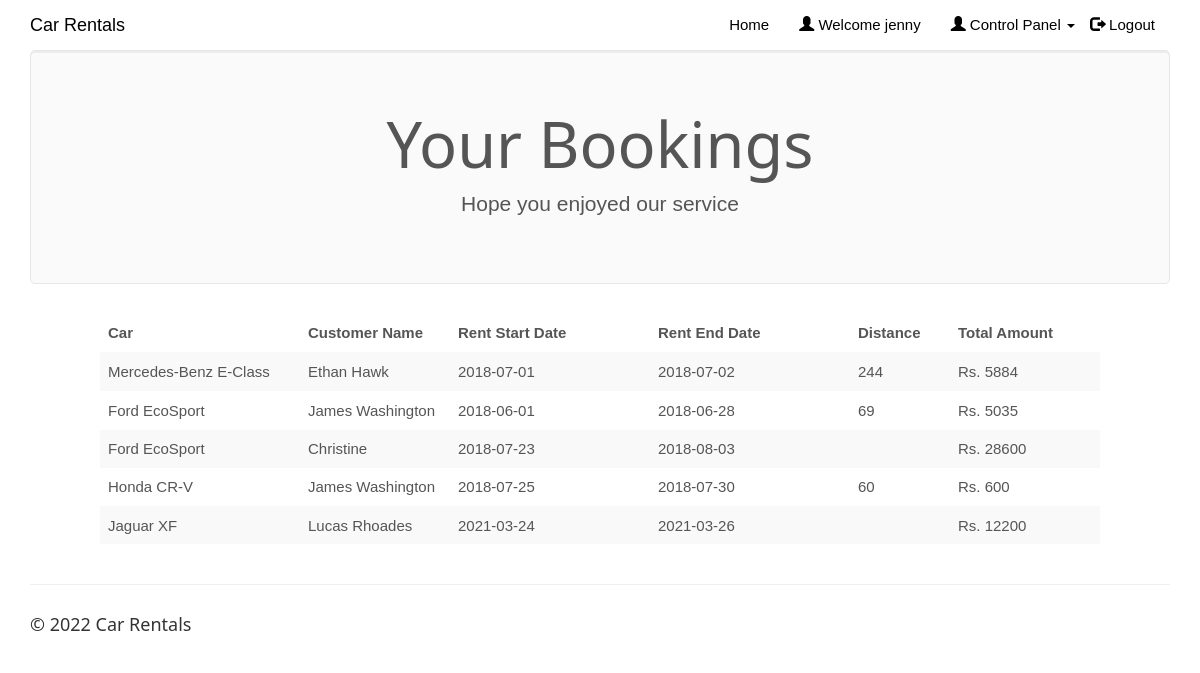
The app's page /clientview.php (signed in), older data.
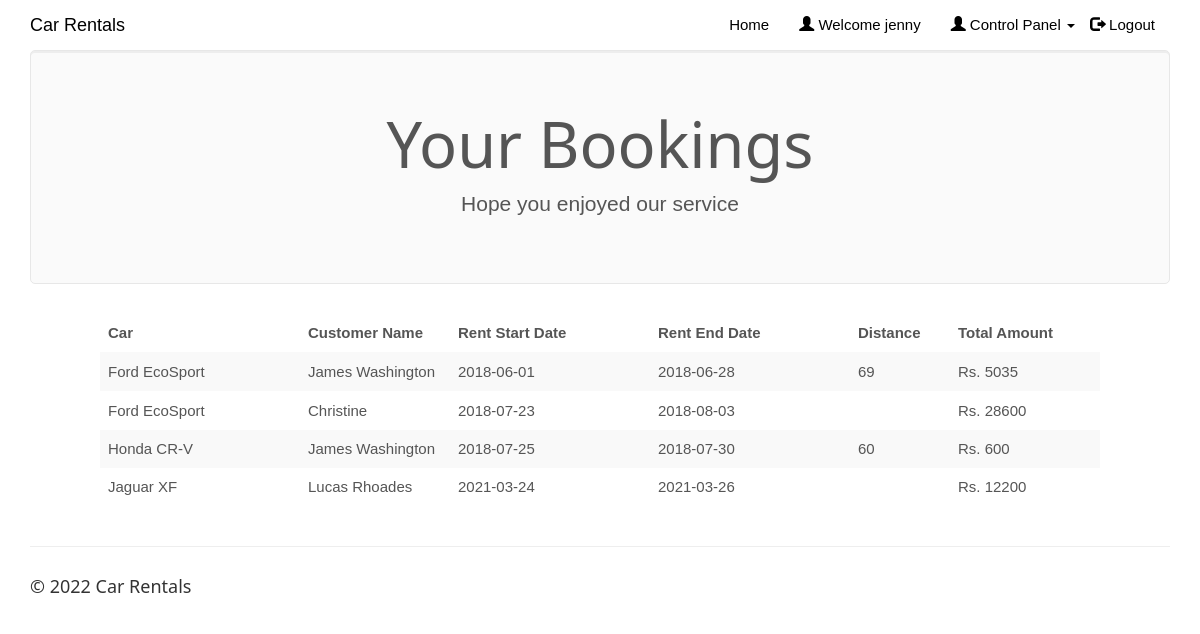
The same page, newer data.
### tables this page shows
CREATE TABLE IF NOT EXISTS `rentedcars` (
`id` int(100) NOT NULL,
  `customer_username` varchar(50) NOT NULL,
  `car_id` int(20) NOT NULL,
  `driver_id` int(20) NOT NULL,
  `booking_date` date NOT NULL,
  `rent_start_date` date NOT NULL,
  `rent_end_date` date NOT NULL,
  `car_return_date` date DEFAULT NULL,
  `fare` double NOT NULL,
  `charge_type` varchar(25) NOT NULL DEFAULT 'days',
  `distance` double DEFAULT NULL,
  `no_of_days` int(50) DEFAULT NULL,
  `total_amount` double DEFAULT NULL,
  `return_status` varchar(10) NOT NULL
);

CREATE TABLE IF NOT EXISTS `cars` (
`car_id` int(20) NOT NULL,
  `car_name` varchar(50) NOT NULL,
  `car_nameplate` varchar(50) NOT NULL,
  `car_img` varchar(50) DEFAULT 'NA',
  `ac_price` float NOT NULL,
  `non_ac_price` float NOT NULL,
  `ac_price_per_day` float NOT NULL,
  `non_ac_price_per_day` float NOT NULL,
  `car_availability` varchar(10) NOT NULL
);

CREATE TABLE IF NOT EXISTS `customers` (
  `customer_username` varchar(50) NOT NULL,
  `customer_name` varchar(50) NOT NULL,
  `customer_phone` varchar(15) NOT NULL,
  `customer_email` varchar(25) NOT NULL,
  `customer_address` varchar(50) NOT NULL,
  `customer_password` varchar(20) NOT NULL
);

### clientview.php (the view, shortened to what this page needs)
<!DOCTYPE html>
<html>
<?php
$conn = Connect();
?>
<head>
<link rel="stylesheet" href="assets/bootstrap/css/bootstrap.min.css">
<link rel="stylesheet" href="assets/fonts/font-awesome.min.css">
<link rel="stylesheet" href="assets/w3css/w3.css">
<link rel="stylesheet" type="text/css" href="assets/css/customerlogin.css">
<link rel="stylesheet" type="text/css" media="screen" href="assets/css/clientpage.css" />
</head>
<body id="page-top" data-spy="scroll" data-target=".navbar-fixed-top">
    <nav class="navbar navbar-custom navbar-fixed-top" role="navigation" style="color: black">
        <div class="container">
            <div class="navbar-header">
                <a class="navbar-brand page-scroll" href="index.php">
                   Car Rentals </a>
            </div>
            <?php
                if(isset($_SESSION['login_client'])){
            ?>
            <div class="collapse navbar-collapse navbar-right navbar-main-collapse">
                <ul class="nav navbar-nav">
                    <li>
                        <a href="index.php">Home</a>
                    </li>
                    <li>
                        <a href="#"><span class="glyphicon glyphicon-user"></span> Welcome <?php echo $_SESSION['login_client']; ?></a>
                    </li>
                    <li>
                    <ul class="nav navbar-nav navbar-right">
            <li><a href="#" class="dropdown-toggle active" data-toggle="dropdown" role="button" aria-haspopup="true" aria-expanded="false"><span class="glyphicon glyphicon-user"></span> Control Panel <span class="caret"></span> </a>
            </li>
          </ul>
                    </li>
                    <li>
                        <a href="logout.php"><span class="glyphicon glyphicon-log-out"></span> Logout</a>
                    </li>
                </ul>
            </div>
            <?php
                }
                ?>
        </div>
    </nav>
<?php $login_client = $_SESSION['login_client'];
    $sql1 = "SELECT * FROM rentedcars rc, clientcars cc, customers c, cars WHERE cc.client_username = '$login_client' AND cc.car_id = rc.car_id AND rc.return_status = 'R' AND c.customer_username = rc.customer_username AND cc.car_id = cars.car_id";
    $result1 = $conn->query($sql1);
    if (mysqli_num_rows($result1) > 0) {
?>
<div class="container">
      <div class="jumbotron">
        <h1 class="text-center">Your Bookings</h1>
        <p class="text-center"> Hope you enjoyed our service </p>
      </div>
    </div>
    <div class="table-responsive" style="padding-left: 100px; padding-right: 100px;" >
<table class="table table-striped">
  <thead class="thead-dark">
<tr>
<th width="20%">Car</th>
<th width="15%">Customer Name</th>
<th width="20%">Rent Start Date</th>
<th width="20%">Rent End Date</th>
<th width="10%">Distance</th>
<th width="15%">Total Amount</th>
</tr>
</thead>
<?php
        while($row = mysqli_fetch_assoc($result1)) {
?>
<tr>
<td><?php echo $row["car_name"]; ?></td>
<td><?php echo $row["customer_name"]; ?></td>
<td><?php echo $row["rent_start_date"] ?></td>
<td><?php echo $row["rent_end_date"]; ?></td>
<td><?php echo $row["distance"]; ?></td>
<td>Rs. <?php echo $row["total_amount"]; ?></td>
</tr>
<?php        } ?>
                </table>
                </div>
            <?php
        } ?>
</body>
<footer class="site-footer">
        <div class="container">
            <hr>
            <div class="row">
                <div class="col-sm-6">
                    <h5>© <?php echo date("Y"); ?> Car Rentals</h5>
                </div>
            </div>
        </div>
    </footer>
</html>

### assets/w3css/w3.css (style rules this page uses)
*,*:before,*:after { box-sizing:inherit }
html { -ms-text-size-adjust:100%;-webkit-text-size-adjust:100% }
body { margin:0 }
article,aside,details,figcaption,figure,footer,header,main,menu,nav,section,summary { display:block }
a { background-color:transparent;-webkit-text-decoration-skip:objects }
hr { box-sizing:content-box;height:0;overflow:visible }
html,body { font-family:Verdana,sans-serif;font-size:15px;line-height:1.5 }
html { overflow-x:hidden }
h1 { font-size:36px }
h5 { font-size:18px }
h1,h2,h3,h4,h5,h6 { font-family:"Segoe UI",Arial,sans-serif;font-weight:400;margin:10px 0 }
hr { border:0;border-top:1px solid #eee;margin:20px 0 }
a { color:inherit }

### assets/css/customerlogin.css (style rules this page uses)
body, html { height: 100%; }
body { padding-top: 50px; background-size: 100%; }
footer { display: block; }

Row changes from the older to the newer data that the page shows:
no longer on this page (row edited): rentedcars: car.car_name "Mercedes-Benz E-Class", customer_username.customer_name "Ethan Hawk", rent_start_date "2018-07-01", rent_end_date "2018-07-02", distance "244", total_amount "5884"
